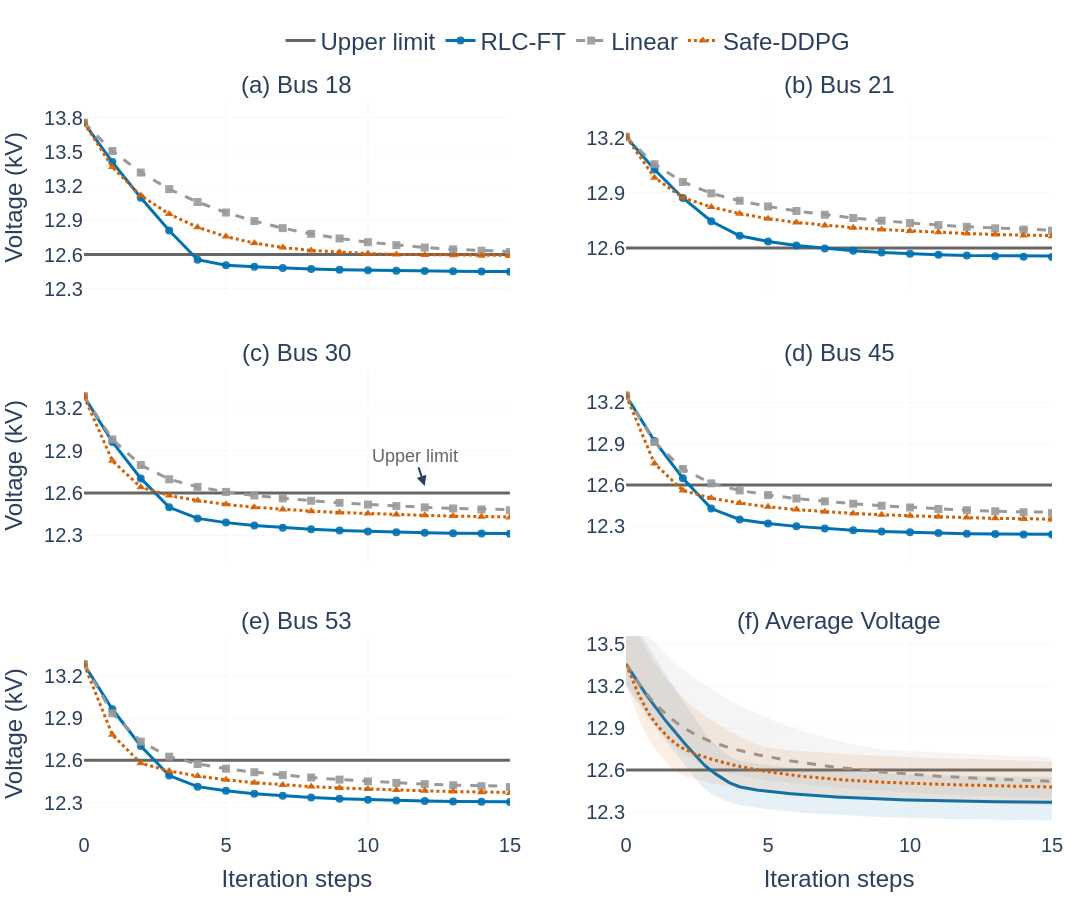

Notebook code for this chart:
### Code cell
import plotly.graph_objects as go
from plotly.subplots import make_subplots
import numpy as np
from scipy.interpolate import PchipInterpolator, interp1d  # For smooth_curve
import os
# Assuming Config is defined; replace with your path if needed

# ---------------------------
# Figure: Enhanced Nature-Style Voltage Trajectory Comparison
# ---------------------------

# Bus indices and titles (5 buses)
bus_indices = [0, 1, 2, 3, 4]
bus_titles = ['Bus 18', 'Bus 21', 'Bus 30', 'Bus 45', 'Bus 53']

# Create 3x2 subplot layout with improved spacing
fig = make_subplots(
    rows=3, cols=2,
    subplot_titles=[f'(a) {bus_titles[0]}', f'(b) {bus_titles[1]}', 
                    f'(c) {bus_titles[2]}', f'(d) {bus_titles[3]}',
                    f'(e) {bus_titles[4]}', f'(f) Average Voltage'],
    vertical_spacing=0.10,
    horizontal_spacing=0.12,
    shared_xaxes=True,
    shared_yaxes=False  # Independent y for harmony
)
# update font size of all subtitle
for annotation in fig['layout']['annotations']:
    annotation['font'] = dict(size=NATURE_CONFIG['font_base']-4)


# Color and marker scheme for distinction
method_colors = {
    'RLC-FT': '#0072B2',      # Deeper blue for emphasis
    'Linear': '#999999',      # Gray
    'Safe-DDPG': '#D55E00'    # Orange-red
}
method_dashes = {
    'RLC-FT': 'solid',
    'Linear': 'dash',         # Longer dashes for continuity
    'Safe-DDPG': 'dot'        # Shorter dots
}
method_markers = {
    'RLC-FT': 'circle',
    'Linear': 'square',
    'Safe-DDPG': 'triangle-up'
}
line_width = 3.0  # Slightly thicker for visibility
marker_size = 8
marker_opacity = 0.9  # Higher for distinction

method_names = {
    'RLC-FT': 'RLC-FT',
    'Linear': 'Linear',
    'Safe-DDPG': 'Safe-DDPG'
}

# Steps (discrete, limited to 0-30)
steps = np.arange(voltage_RL.shape[0])
display_mask = steps <= 30
display_steps = steps[display_mask]

# Helper to convert hex to rgba
def hex_to_rgba(hex_color, alpha=1.0):
    hex_color = hex_color.lstrip('#')
    r = int(hex_color[0:2], 16)
    g = int(hex_color[2:4], 16)
    b = int(hex_color[4:6], 16)
    return f'rgba({r},{g},{b},{alpha})'

# Smooth curve function for average plot
def smooth_curve(x, y, num_points=200):
    x = np.array(x)
    y = np.array(y)
    mask = x <= 15  # Align with x range [0,15]
    x, y = x[mask], y[mask]
    if len(x) < 2:
        return x, y
    x_new = np.linspace(x.min(), x.max(), num_points)
    try:
        pchip = PchipInterpolator(x, y)
        y_new = pchip(x_new)
    except:
        f = interp1d(x, y, kind='cubic')
        y_new = f(x_new)
    return x_new, y_new

# Precompute voltage data (scaled to kV) and independent y ranges
methods = ['RLC-FT', 'Linear', 'Safe-DDPG']
voltage_data = {
    'RLC-FT': voltage_RL * 12,
    'Linear': voltage_baseline * 12,
    'Safe-DDPG': safe_voltage * 12
}

# Compute averages, mins, maxs for average plot
avg_data = {}
y_ranges = {}  # For independent y ranges
for method in methods:
    data = voltage_data[method][display_mask, :]
    avg = np.mean(data, axis=1)
    min_v = np.min(data, axis=1)
    max_v = np.max(data, axis=1)
    avg_data[method] = {'avg': avg, 'min': min_v, 'max': max_v}

# Compute per-panel y ranges (min/max across methods + padding)
for panel_idx in range(6):
    if panel_idx == 5:  # Average
        all_y = np.concatenate([avg_data[m]['avg'] for m in methods])
        y_min, y_max = np.min(all_y) - 0.2, np.max(all_y) + 0.2
    else:
        bus_idx = bus_indices[panel_idx]
        all_y = np.concatenate([voltage_data[m][display_mask, bus_idx] for m in methods])
        y_min, y_max = np.min(all_y) - 0.2, np.max(all_y) + 0.2
    y_ranges[panel_idx] = [y_min, y_max]

# Add traces to subplots
for panel_idx in range(6):
    row = (panel_idx // 2) + 1
    col = (panel_idx % 2) + 1
    is_average = (panel_idx == 5)
    
    # Add voltage limits (upper solid, lower dashed)
    limit_color = '#666666'  # Subtle gray
    fig.add_trace(
        go.Scatter(x=[0, 15], y=[12.6, 12.6], mode='lines',
                   line=dict(color=limit_color, width=3.0, dash='solid'),
                   showlegend=(panel_idx == 0), name='Upper limit'),
        row=row, col=col
    )
    # fig.add_trace(
    #     go.Scatter(x=[0, 15], y=[12.0, 12.0], mode='lines',
    #                line=dict(color=limit_color, width=1.0, dash='dash'),
    #                showlegend=(panel_idx == 0), name='Lower limit'),
    #     row=row, col=col
    # )
    
    # # Add nominal voltage line
    # fig.add_trace(
    #     go.Scatter(x=[0, 15], y=[12.0, 12.0], mode='lines',
    #                line=dict(color='#BBBBBB', width=0.8, dash='solid'),
    #                showlegend=(panel_idx == 0), name='Nominal voltage'),
    #     row=row, col=col
    # )
    
    if is_average:
        # Average: Smooth curves + subtle min-max shade
        for method_key in methods:
            avg = avg_data[method_key]['avg']
            min_v = avg_data[method_key]['min']
            max_v = avg_data[method_key]['max']
            
            # Smooth all
            x_smooth, avg_smooth = smooth_curve(display_steps, avg)
            _, min_smooth = smooth_curve(display_steps, min_v)
            _, max_smooth = smooth_curve(display_steps, max_v)
            
            # Subtle shade
            fig.add_trace(
                go.Scatter(x=np.concatenate([x_smooth, x_smooth[::-1]]),
                           y=np.concatenate([max_smooth, min_smooth[::-1]]),
                           fill='toself', fillcolor=hex_to_rgba(method_colors[method_key], 0.1),
                           line=dict(color='rgba(0,0,0,0)'),
                           showlegend=False, hoverinfo='skip'),
                row=row, col=col
            )
            
            # Main smooth line
            fig.add_trace(
                go.Scatter(x=x_smooth, y=avg_smooth, mode='lines',
                           line=dict(color=method_colors[method_key], dash=method_dashes[method_key], width=line_width),
                           name=method_names[method_key], showlegend=(panel_idx == 0)),
                row=row, col=col
            )
    else:
        # Individual buses: Straight folded lines + distinct markers
        bus_idx = bus_indices[panel_idx]
        for method_key in methods:
            y_values = voltage_data[method_key][display_mask, bus_idx]
            
            fig.add_trace(
                go.Scatter(x=display_steps, y=y_values, mode='lines+markers',
                           marker=dict(symbol=method_markers[method_key], size=marker_size,
                                       color=method_colors[method_key], opacity=marker_opacity),
                           line=dict(color=method_colors[method_key], dash=method_dashes[method_key], width=line_width),
                           name=method_names[method_key], showlegend=(panel_idx == 0)),
                row=row, col=col
            )
    
    # Axis settings (independent y, subtle grid)
    fig.update_xaxes(range=[0, 15], showgrid=True, gridcolor='#F0F0F0', gridwidth=0.5, zeroline=False,
                     dtick=5,  # Finer ticks
                     title_text="Iteration steps" if row == 3 else None,
                     title_font=dict(size=NATURE_CONFIG['font_axis']), tickfont=dict(size=NATURE_CONFIG['font_axis']-4),
                     row=row, col=col)
    fig.update_yaxes(range=y_ranges[panel_idx], showgrid=True, gridcolor='#F0F0F0', gridwidth=0.5, zeroline=False,
                     dtick=0.3,  # Finer ticks
                     title_text="Voltage (kV)" if col == 1 else None,
                     title_font=dict(size=NATURE_CONFIG['font_axis']), tickfont=dict(size=NATURE_CONFIG['font_axis']-4),
                     row=row, col=col)

# Add minimal annotations (only in first subplot for guidance)
fig.add_annotation(
    x=12, y=12.65, text="Upper limit", showarrow=True, arrowhead=2, arrowsize=1.0, arrowwidth=2,
    font=dict(size=18, color='#666666'), row=2, col=1
)
# fig.add_annotation(
#     x=12, y=11.95, text="Nominal / Lower limit", showarrow=True, arrowhead=1, arrowsize=0.5, arrowwidth=1,
#     font=dict(size=10, color='#666666'), row=1, col=1
# )

# Overall layout (enhanced for readability and Nature style)
fig.update_layout(
    font=dict(family='Arial', size=NATURE_CONFIG['font_base']),
    width=1200,
    height=900,  # Taller for better proportion
    margin=dict(l=60, r=40, t=100, b=60),  # Adjusted for space
    legend=dict(orientation="h", yanchor="bottom", y=1.05, xanchor="center", x=0.5,
                font=dict(size = NATURE_CONFIG['font_legend'])),
    plot_bgcolor='white',
    paper_bgcolor='white',
    showlegend=True
)

# Export high-quality images
fig.write_image(os.path.join(Config.data_path, 'images', '56bus', 'nature_enhanced_trajectory.pdf'), scale=4)
fig.write_image(os.path.join(Config.data_path, 'images', '56bus', 'nature_enhanced_trajectory.png'), scale=2)

fig.show()

### Figure 1 — Plotly figure (JSON) as saved in the notebook; plotly's stock layout.template omitted (floating-point values rounded to 4 significant figures; data arrays with more than 128 entries replaced by an {"elided": "..."} marker saying what was removed)
{"data": [{"line": {"color": "#666666", "dash": "solid", "width": 3}, "mode": "lines", "name": "Upper limit", "showlegend": true, "type": "scatter", "x": [0, 15], "xaxis": "x", "y": [12.6, 12.6], "yaxis": "y"}, {"line": {"color": "#0072B2", "dash": "solid", "width": 3}, "marker": {"color": "#0072B2", "opacity": 0.9, "size": 8, "symbol": "circle"}, "mode": "lines+markers", "name": "RLC-FT", "showlegend": true, "type": "scatter", "x": [0, 1, 2, 3, 4, 5, 6, 7, 8, 9, 10, 11, 12, 13, 14, 15, 16, 17, 18, 19, 20, 21, 22, 23, 24, 25, 26, 27, 28, 29, 30], "xaxis": "x", "y": [13.76, 13.41, 13.1, 12.81, 12.55, 12.51, 12.49, 12.48, 12.47, 12.47, 12.46, 12.46, 12.45, 12.45, 12.45, 12.45, 12.45, 12.45, 12.45, 12.45, 12.45, 12.45, 12.45, 12.45, 12.45, 12.45, 12.45, 12.45, 12.45, 12.45, 12.45], "yaxis": "y"}, {"line": {"color": "#999999", "dash": "dash", "width": 3}, "marker": {"color": "#999999", "opacity": 0.9, "size": 8, "symbol": "square"}, "mode": "lines+markers", "name": "Linear", "showlegend": true, "type": "scatter", "x": [0, 1, 2, 3, 4, 5, 6, 7, 8, 9, 10, 11, 12, 13, 14, 15, 16, 17, 18, 19, 20, 21, 22, 23, 24, 25, 26, 27, 28, 29, 30], "xaxis": "x", "y": [13.76, 13.51, 13.32, 13.17, 13.06, 12.97, 12.89, 12.83, 12.78, 12.74, 12.71, 12.68, 12.66, 12.65, 12.63, 12.62, 12.61, 12.61, 12.6, 12.6, 12.6, 12.6, 12.59, 12.59, 12.59, 12.59, 12.59, 12.58, 12.58, 12.58, 12.58], "yaxis": "y"}, {"line": {"color": "#D55E00", "dash": "dot", "width": 3}, "marker": {"color": "#D55E00", "opacity": 0.9, "size": 8, "symbol": "triangle-up"}, "mode": "lines+markers", "name": "Safe-DDPG", "showlegend": true, "type": "scatter", "x": [0, 1, 2, 3, 4, 5, 6, 7, 8, 9, 10, 11, 12, 13, 14, 15, 16, 17, 18, 19, 20, 21, 22, 23, 24, 25, 26, 27, 28, 29, 30], "xaxis": "x", "y": [13.76, 13.37, 13.12, 12.96, 12.84, 12.76, 12.7, 12.66, 12.64, 12.62, 12.61, 12.6, 12.6, 12.59, 12.59, 12.59, 12.58, 12.58, 12.58, 12.58, 12.57, 12.57, 12.57, 12.57, 12.57, 12.56, 12.56, 12.56, 12.56, 12.56, 12.56], "yaxis": "y"}, {"line": {"color": "#666666", "dash": "solid", "width": 3}, "mode": "lines", "name": "Upper limit", "showlegend": false, "type": "scatter", "x": [0, 15], "xaxis": "x2", "y": [12.6, 12.6], "yaxis": "y2"}, {"line": {"color": "#0072B2", "dash": "solid", "width": 3}, "marker": {"color": "#0072B2", "opacity": 0.9, "size": 8, "symbol": "circle"}, "mode": "lines+markers", "name": "RLC-FT", "showlegend": false, "type": "scatter", "x": [0, 1, 2, 3, 4, 5, 6, 7, 8, 9, 10, 11, 12, 13, 14, 15, 16, 17, 18, 19, 20, 21, 22, 23, 24, 25, 26, 27, 28, 29, 30], "xaxis": "x2", "y": [13.2, 13.03, 12.87, 12.75, 12.67, 12.63, 12.61, 12.6, 12.59, 12.58, 12.57, 12.56, 12.56, 12.56, 12.55, 12.55, 12.55, 12.55, 12.55, 12.55, 12.55, 12.55, 12.55, 12.55, 12.55, 12.55, 12.55, 12.55, 12.54, 12.54, 12.54], "yaxis": "y2"}, {"line": {"color": "#999999", "dash": "dash", "width": 3}, "marker": {"color": "#999999", "opacity": 0.9, "size": 8, "symbol": "square"}, "mode": "lines+markers", "name": "Linear", "showlegend": false, "type": "scatter", "x": [0, 1, 2, 3, 4, 5, 6, 7, 8, 9, 10, 11, 12, 13, 14, 15, 16, 17, 18, 19, 20, 21, 22, 23, 24, 25, 26, 27, 28, 29, 30], "xaxis": "x2", "y": [13.2, 13.06, 12.96, 12.9, 12.86, 12.83, 12.8, 12.78, 12.76, 12.75, 12.74, 12.72, 12.72, 12.71, 12.7, 12.69, 12.69, 12.68, 12.68, 12.67, 12.67, 12.67, 12.66, 12.66, 12.66, 12.65, 12.65, 12.65, 12.65, 12.64, 12.64], "yaxis": "y2"}, {"line": {"color": "#D55E00", "dash": "dot", "width": 3}, "marker": {"color": "#D55E00", "opacity": 0.9, "size": 8, "symbol": "triangle-up"}, "mode": "lines+markers", "name": "Safe-DDPG", "showlegend": false, "type": "scatter", "x": [0, 1, 2, 3, 4, 5, 6, 7, 8, 9, 10, 11, 12, 13, 14, 15, 16, 17, 18, 19, 20, 21, 22, 23, 24, 25, 26, 27, 28, 29, 30], "xaxis": "x2", "y": [13.2, 12.98, 12.87, 12.82, 12.79, 12.76, 12.74, 12.72, 12.71, 12.7, 12.69, 12.68, 12.68, 12.67, 12.67, 12.66, 12.66, 12.65, 12.65, 12.65, 12.64, 12.64, 12.64, 12.64, 12.63, 12.63, 12.63, 12.63, 12.62, 12.62, 12.62], "yaxis": "y2"}, {"line": {"color": "#666666", "dash": "solid", "width": 3}, "mode": "lines", "name": "Upper limit", "showlegend": false, "type": "scatter", "x": [0, 15], "xaxis": "x3", "y": [12.6, 12.6], "yaxis": "y3"}, {"line": {"color": "#0072B2", "dash": "solid", "width": 3}, "marker": {"color": "#0072B2", "opacity": 0.9, "size": 8, "symbol": "circle"}, "mode": "lines+markers", "name": "RLC-FT", "showlegend": false, "type": "scatter", "x": [0, 1, 2, 3, 4, 5, 6, 7, 8, 9, 10, 11, 12, 13, 14, 15, 16, 17, 18, 19, 20, 21, 22, 23, 24, 25, 26, 27, 28, 29, 30], "xaxis": "x3", "y": [13.28, 12.96, 12.7, 12.5, 12.42, 12.39, 12.37, 12.36, 12.34, 12.33, 12.33, 12.32, 12.32, 12.31, 12.31, 12.31, 12.31, 12.31, 12.31, 12.31, 12.31, 12.31, 12.31, 12.31, 12.31, 12.31, 12.31, 12.31, 12.31, 12.31, 12.31], "yaxis": "y3"}, {"line": {"color": "#999999", "dash": "dash", "width": 3}, "marker": {"color": "#999999", "opacity": 0.9, "size": 8, "symbol": "square"}, "mode": "lines+markers", "name": "Linear", "showlegend": false, "type": "scatter", "x": [0, 1, 2, 3, 4, 5, 6, 7, 8, 9, 10, 11, 12, 13, 14, 15, 16, 17, 18, 19, 20, 21, 22, 23, 24, 25, 26, 27, 28, 29, 30], "xaxis": "x3", "y": [13.28, 12.98, 12.8, 12.7, 12.64, 12.61, 12.58, 12.56, 12.54, 12.53, 12.52, 12.51, 12.5, 12.49, 12.48, 12.48, 12.47, 12.47, 12.46, 12.46, 12.46, 12.45, 12.45, 12.45, 12.44, 12.44, 12.44, 12.44, 12.43, 12.43, 12.43], "yaxis": "y3"}, {"line": {"color": "#D55E00", "dash": "dot", "width": 3}, "marker": {"color": "#D55E00", "opacity": 0.9, "size": 8, "symbol": "triangle-up"}, "mode": "lines+markers", "name": "Safe-DDPG", "showlegend": false, "type": "scatter", "x": [0, 1, 2, 3, 4, 5, 6, 7, 8, 9, 10, 11, 12, 13, 14, 15, 16, 17, 18, 19, 20, 21, 22, 23, 24, 25, 26, 27, 28, 29, 30], "xaxis": "x3", "y": [13.28, 12.83, 12.64, 12.58, 12.55, 12.52, 12.5, 12.48, 12.47, 12.46, 12.45, 12.45, 12.44, 12.44, 12.43, 12.43, 12.42, 12.42, 12.42, 12.41, 12.41, 12.41, 12.4, 12.4, 12.4, 12.4, 12.39, 12.39, 12.39, 12.39, 12.39], "yaxis": "y3"}, {"line": {"color": "#666666", "dash": "solid", "width": 3}, "mode": "lines", "name": "Upper limit", "showlegend": false, "type": "scatter", "x": [0, 15], "xaxis": "x4", "y": [12.6, 12.6], "yaxis": "y4"}, {"line": {"color": "#0072B2", "dash": "solid", "width": 3}, "marker": {"color": "#0072B2", "opacity": 0.9, "size": 8, "symbol": "circle"}, "mode": "lines+markers", "name": "RLC-FT", "showlegend": false, "type": "scatter", "x": [0, 1, 2, 3, 4, 5, 6, 7, 8, 9, 10, 11, 12, 13, 14, 15, 16, 17, 18, 19, 20, 21, 22, 23, 24, 25, 26, 27, 28, 29, 30], "xaxis": "x4", "y": [13.25, 12.92, 12.65, 12.43, 12.35, 12.32, 12.3, 12.28, 12.27, 12.26, 12.26, 12.25, 12.25, 12.24, 12.24, 12.24, 12.24, 12.24, 12.24, 12.24, 12.24, 12.24, 12.24, 12.24, 12.24, 12.23, 12.23, 12.23, 12.23, 12.23, 12.23], "yaxis": "y4"}, {"line": {"color": "#999999", "dash": "dash", "width": 3}, "marker": {"color": "#999999", "opacity": 0.9, "size": 8, "symbol": "square"}, "mode": "lines+markers", "name": "Linear", "showlegend": false, "type": "scatter", "x": [0, 1, 2, 3, 4, 5, 6, 7, 8, 9, 10, 11, 12, 13, 14, 15, 16, 17, 18, 19, 20, 21, 22, 23, 24, 25, 26, 27, 28, 29, 30], "xaxis": "x4", "y": [13.25, 12.91, 12.72, 12.61, 12.56, 12.53, 12.5, 12.48, 12.46, 12.45, 12.44, 12.43, 12.42, 12.41, 12.4, 12.4, 12.39, 12.39, 12.38, 12.38, 12.37, 12.37, 12.37, 12.37, 12.36, 12.36, 12.36, 12.35, 12.35, 12.35, 12.35], "yaxis": "y4"}, {"line": {"color": "#D55E00", "dash": "dot", "width": 3}, "marker": {"color": "#D55E00", "opacity": 0.9, "size": 8, "symbol": "triangle-up"}, "mode": "lines+markers", "name": "Safe-DDPG", "showlegend": false, "type": "scatter", "x": [0, 1, 2, 3, 4, 5, 6, 7, 8, 9, 10, 11, 12, 13, 14, 15, 16, 17, 18, 19, 20, 21, 22, 23, 24, 25, 26, 27, 28, 29, 30], "xaxis": "x4", "y": [13.25, 12.76, 12.56, 12.51, 12.47, 12.44, 12.42, 12.41, 12.39, 12.38, 12.38, 12.37, 12.36, 12.36, 12.35, 12.35, 12.34, 12.34, 12.34, 12.33, 12.33, 12.33, 12.32, 12.32, 12.32, 12.32, 12.32, 12.31, 12.31, 12.31, 12.31], "yaxis": "y4"}, {"line": {"color": "#666666", "dash": "solid", "width": 3}, "mode": "lines", "name": "Upper limit", "showlegend": false, "type": "scatter", "x": [0, 15], "xaxis": "x5", "y": [12.6, 12.6], "yaxis": "y5"}, {"line": {"color": "#0072B2", "dash": "solid", "width": 3}, "marker": {"color": "#0072B2", "opacity": 0.9, "size": 8, "symbol": "circle"}, "mode": "lines+markers", "name": "RLC-FT", "showlegend": false, "type": "scatter", "x": [0, 1, 2, 3, 4, 5, 6, 7, 8, 9, 10, 11, 12, 13, 14, 15, 16, 17, 18, 19, 20, 21, 22, 23, 24, 25, 26, 27, 28, 29, 30], "xaxis": "x5", "y": [13.28, 12.96, 12.7, 12.49, 12.41, 12.38, 12.36, 12.35, 12.34, 12.33, 12.32, 12.31, 12.31, 12.31, 12.31, 12.3, 12.3, 12.3, 12.3, 12.3, 12.3, 12.3, 12.3, 12.3, 12.3, 12.3, 12.3, 12.3, 12.3, 12.3, 12.3], "yaxis": "y5"}, {"line": {"color": "#999999", "dash": "dash", "width": 3}, "marker": {"color": "#999999", "opacity": 0.9, "size": 8, "symbol": "square"}, "mode": "lines+markers", "name": "Linear", "showlegend": false, "type": "scatter", "x": [0, 1, 2, 3, 4, 5, 6, 7, 8, 9, 10, 11, 12, 13, 14, 15, 16, 17, 18, 19, 20, 21, 22, 23, 24, 25, 26, 27, 28, 29, 30], "xaxis": "x5", "y": [13.28, 12.93, 12.73, 12.63, 12.57, 12.54, 12.52, 12.5, 12.48, 12.46, 12.45, 12.44, 12.43, 12.42, 12.42, 12.41, 12.4, 12.4, 12.4, 12.39, 12.39, 12.39, 12.38, 12.38, 12.38, 12.37, 12.37, 12.37, 12.37, 12.36, 12.36], "yaxis": "y5"}, {"line": {"color": "#D55E00", "dash": "dot", "width": 3}, "marker": {"color": "#D55E00", "opacity": 0.9, "size": 8, "symbol": "triangle-up"}, "mode": "lines+markers", "name": "Safe-DDPG", "showlegend": false, "type": "scatter", "x": [0, 1, 2, 3, 4, 5, 6, 7, 8, 9, 10, 11, 12, 13, 14, 15, 16, 17, 18, 19, 20, 21, 22, 23, 24, 25, 26, 27, 28, 29, 30], "xaxis": "x5", "y": [13.28, 12.78, 12.58, 12.52, 12.49, 12.46, 12.44, 12.43, 12.41, 12.4, 12.4, 12.39, 12.38, 12.38, 12.37, 12.37, 12.36, 12.36, 12.36, 12.35, 12.35, 12.35, 12.34, 12.34, 12.34, 12.34, 12.34, 12.33, 12.33, 12.33, 12.33], "yaxis": "y5"}, {"line": {"color": "#666666", "dash": "solid", "width": 3}, "mode": "lines", "name": "Upper limit", "showlegend": false, "type": "scatter", "x": [0, 15], "xaxis": "x6", "y": [12.6, 12.6], "yaxis": "y6"}, {"fill": "toself", "fillcolor": "rgba(0,114,178,0.1)", "hoverinfo": "skip", "line": {"color": "rgba(0,0,0,0)"}, "showlegend": false, "type": "scatter", "x": {"elided": "400 float values"}, "xaxis": "x6", "y": {"elided": "400 float values"}, "yaxis": "y6"}, {"line": {"color": "#0072B2", "dash": "solid", "width": 3}, "mode": "lines", "name": "RLC-FT", "showlegend": false, "type": "scatter", "x": {"elided": "200 float values"}, "xaxis": "x6", "y": {"elided": "200 float values"}, "yaxis": "y6"}, {"fill": "toself", "fillcolor": "rgba(153,153,153,0.1)", "hoverinfo": "skip", "line": {"color": "rgba(0,0,0,0)"}, "showlegend": false, "type": "scatter", "x": {"elided": "400 float values"}, "xaxis": "x6", "y": {"elided": "400 float values"}, "yaxis": "y6"}, {"line": {"color": "#999999", "dash": "dash", "width": 3}, "mode": "lines", "name": "Linear", "showlegend": false, "type": "scatter", "x": {"elided": "200 float values"}, "xaxis": "x6", "y": {"elided": "200 float values"}, "yaxis": "y6"}, {"fill": "toself", "fillcolor": "rgba(213,94,0,0.1)", "hoverinfo": "skip", "line": {"color": "rgba(0,0,0,0)"}, "showlegend": false, "type": "scatter", "x": {"elided": "400 float values"}, "xaxis": "x6", "y": {"elided": "400 float values"}, "yaxis": "y6"}, {"line": {"color": "#D55E00", "dash": "dot", "width": 3}, "mode": "lines", "name": "Safe-DDPG", "showlegend": false, "type": "scatter", "x": {"elided": "200 float values"}, "xaxis": "x6", "y": {"elided": "200 float values"}, "yaxis": "y6"}], "layout": {"annotations": [{"font": {"size": 24}, "showarrow": false, "text": "(a) Bus 18", "x": 0.22, "xanchor": "center", "xref": "paper", "y": 1, "yanchor": "bottom", "yref": "paper"}, {"font": {"size": 24}, "showarrow": false, "text": "(b) Bus 21", "x": 0.78, "xanchor": "center", "xref": "paper", "y": 1, "yanchor": "bottom", "yref": "paper"}, {"font": {"size": 24}, "showarrow": false, "text": "(c) Bus 30", "x": 0.22, "xanchor": "center", "xref": "paper", "y": 0.6333, "yanchor": "bottom", "yref": "paper"}, {"font": {"size": 24}, "showarrow": false, "text": "(d) Bus 45", "x": 0.78, "xanchor": "center", "xref": "paper", "y": 0.6333, "yanchor": "bottom", "yref": "paper"}, {"font": {"size": 24}, "showarrow": false, "text": "(e) Bus 53", "x": 0.22, "xanchor": "center", "xref": "paper", "y": 0.2667, "yanchor": "bottom", "yref": "paper"}, {"font": {"size": 24}, "showarrow": false, "text": "(f) Average Voltage", "x": 0.78, "xanchor": "center", "xref": "paper", "y": 0.2667, "yanchor": "bottom", "yref": "paper"}, {"arrowhead": 2, "arrowsize": 1, "arrowwidth": 2, "font": {"color": "#666666", "size": 18}, "showarrow": true, "text": "Upper limit", "x": 12, "xref": "x3", "y": 12.65, "yref": "y3"}], "font": {"family": "Arial", "size": 28}, "height": 900, "legend": {"font": {"size": 24}, "orientation": "h", "x": 0.5, "xanchor": "center", "y": 1.05, "yanchor": "bottom"}, "margin": {"b": 60, "l": 60, "r": 40, "t": 100}, "paper_bgcolor": "white", "plot_bgcolor": "white", "showlegend": true, "width": 1200, "xaxis": {"anchor": "y", "domain": [0, 0.44], "dtick": 5, "gridcolor": "#F0F0F0", "gridwidth": 0.5, "matches": "x5", "range": [0, 15], "showgrid": true, "showticklabels": false, "tickfont": {"size": 20}, "title": {"font": {"size": 24}}, "zeroline": false}, "xaxis2": {"anchor": "y2", "domain": [0.56, 1], "dtick": 5, "gridcolor": "#F0F0F0", "gridwidth": 0.5, "matches": "x6", "range": [0, 15], "showgrid": true, "showticklabels": false, "tickfont": {"size": 20}, "title": {"font": {"size": 24}}, "zeroline": false}, "xaxis3": {"anchor": "y3", "domain": [0, 0.44], "dtick": 5, "gridcolor": "#F0F0F0", "gridwidth": 0.5, "matches": "x5", "range": [0, 15], "showgrid": true, "showticklabels": false, "tickfont": {"size": 20}, "title": {"font": {"size": 24}}, "zeroline": false}, "xaxis4": {"anchor": "y4", "domain": [0.56, 1], "dtick": 5, "gridcolor": "#F0F0F0", "gridwidth": 0.5, "matches": "x6", "range": [0, 15], "showgrid": true, "showticklabels": false, "tickfont": {"size": 20}, "title": {"font": {"size": 24}}, "zeroline": false}, "xaxis5": {"anchor": "y5", "domain": [0, 0.44], "dtick": 5, "gridcolor": "#F0F0F0", "gridwidth": 0.5, "range": [0, 15], "showgrid": true, "tickfont": {"size": 20}, "title": {"font": {"size": 24}, "text": "Iteration steps"}, "zeroline": false}, "xaxis6": {"anchor": "y6", "domain": [0.56, 1], "dtick": 5, "gridcolor": "#F0F0F0", "gridwidth": 0.5, "range": [0, 15], "showgrid": true, "tickfont": {"size": 20}, "title": {"font": {"size": 24}, "text": "Iteration steps"}, "zeroline": false}, "yaxis": {"anchor": "x", "domain": [0.7333, 1], "dtick": 0.3, "gridcolor": "#F0F0F0", "gridwidth": 0.5, "range": [12.25, 13.96], "showgrid": true, "tickfont": {"size": 20}, "title": {"font": {"size": 24}, "text": "Voltage (kV)"}, "zeroline": false}, "yaxis2": {"anchor": "x2", "domain": [0.7333, 1], "dtick": 0.3, "gridcolor": "#F0F0F0", "gridwidth": 0.5, "range": [12.34, 13.4], "showgrid": true, "tickfont": {"size": 20}, "title": {"font": {"size": 24}}, "zeroline": false}, "yaxis3": {"anchor": "x3", "domain": [0.3667, 0.6333], "dtick": 0.3, "gridcolor": "#F0F0F0", "gridwidth": 0.5, "range": [12.11, 13.48], "showgrid": true, "tickfont": {"size": 20}, "title": {"font": {"size": 24}, "text": "Voltage (kV)"}, "zeroline": false}, "yaxis4": {"anchor": "x4", "domain": [0.3667, 0.6333], "dtick": 0.3, "gridcolor": "#F0F0F0", "gridwidth": 0.5, "range": [12.03, 13.45], "showgrid": true, "tickfont": {"size": 20}, "title": {"font": {"size": 24}}, "zeroline": false}, "yaxis5": {"anchor": "x5", "domain": [0, 0.2667], "dtick": 0.3, "gridcolor": "#F0F0F0", "gridwidth": 0.5, "range": [12.1, 13.48], "showgrid": true, "tickfont": {"size": 20}, "title": {"font": {"size": 24}, "text": "Voltage (kV)"}, "zeroline": false}, "yaxis6": {"anchor": "x6", "domain": [0, 0.2667], "dtick": 0.3, "gridcolor": "#F0F0F0", "gridwidth": 0.5, "range": [12.17, 13.56], "showgrid": true, "tickfont": {"size": 20}, "title": {"font": {"size": 24}}, "zeroline": false}}}
